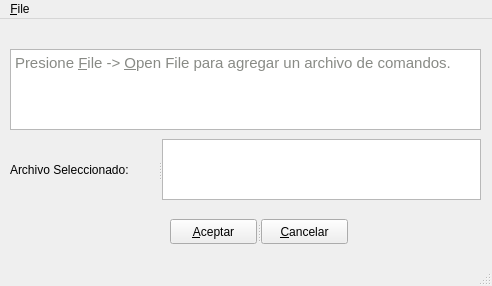
<?xml version="1.0" encoding="UTF-8"?>
<ui version="4.0">
 <class>FileManager</class>
 <widget class="QMainWindow" name="FileManager">
  <property name="geometry">
   <rect>
    <x>0</x>
    <y>0</y>
    <width>492</width>
    <height>286</height>
   </rect>
  </property>
  <property name="windowTitle">
   <string>MainWindow</string>
  </property>
  <widget class="QWidget" name="centralwidget">
   <widget class="QTextEdit" name="textEdit">
    <property name="geometry">
     <rect>
      <x>10</x>
      <y>30</y>
      <width>471</width>
      <height>81</height>
     </rect>
    </property>
    <property name="html">
     <string>&lt;!DOCTYPE HTML PUBLIC &quot;-//W3C//DTD HTML 4.0//EN&quot; &quot;http://www.w3.org/TR/REC-html40/strict.dtd&quot;&gt;
&lt;html&gt;&lt;head&gt;&lt;meta name=&quot;qrichtext&quot; content=&quot;1&quot; /&gt;&lt;style type=&quot;text/css&quot;&gt;
p, li { white-space: pre-wrap; }
&lt;/style&gt;&lt;/head&gt;&lt;body style=&quot; font-family:'Ubuntu'; font-size:11pt; font-weight:400; font-style:normal;&quot;&gt;
&lt;p style=&quot; margin-top:0px; margin-bottom:0px; margin-left:0px; margin-right:0px; -qt-block-indent:0; text-indent:0px;&quot;&gt;&lt;span style=&quot; color:#888a85;&quot;&gt;Presione &lt;/span&gt;&lt;span style=&quot; text-decoration: underline; color:#888a85;&quot;&gt;F&lt;/span&gt;&lt;span style=&quot; color:#888a85;&quot;&gt;ile -&amp;gt; &lt;/span&gt;&lt;span style=&quot; text-decoration: underline; color:#888a85;&quot;&gt;O&lt;/span&gt;&lt;span style=&quot; color:#888a85;&quot;&gt;pen File para agregar un archivo de comandos.&lt;/span&gt;&lt;/p&gt;&lt;/body&gt;&lt;/html&gt;</string>
    </property>
   </widget>
   <widget class="QSplitter" name="splitter">
    <property name="geometry">
     <rect>
      <x>170</x>
      <y>200</y>
      <width>178</width>
      <height>25</height>
     </rect>
    </property>
    <property name="orientation">
     <enum>Qt::Horizontal</enum>
    </property>
    <widget class="QPushButton" name="AceptarF">
     <property name="text">
      <string>&amp;Aceptar</string>
     </property>
    </widget>
    <widget class="QPushButton" name="CancelarF">
     <property name="text">
      <string>&amp;Cancelar</string>
     </property>
    </widget>
   </widget>
   <widget class="QSplitter" name="splitter_2">
    <property name="geometry">
     <rect>
      <x>10</x>
      <y>120</y>
      <width>471</width>
      <height>61</height>
     </rect>
    </property>
    <property name="orientation">
     <enum>Qt::Horizontal</enum>
    </property>
    <widget class="QLabel" name="label">
     <property name="text">
      <string>Archivo Seleccionado:</string>
     </property>
    </widget>
    <widget class="QTextEdit" name="textEdit_2"/>
   </widget>
  </widget>
  <widget class="QMenuBar" name="menubar">
   <property name="geometry">
    <rect>
     <x>0</x>
     <y>0</y>
     <width>492</width>
     <height>22</height>
    </rect>
   </property>
   <widget class="QMenu" name="menu_File">
    <property name="title">
     <string>&amp;File</string>
    </property>
    <addaction name="action_Open_File"/>
   </widget>
   <addaction name="menu_File"/>
  </widget>
  <widget class="QStatusBar" name="statusbar"/>
  <action name="action_Open_File">
   <property name="text">
    <string>&amp;Open File</string>
   </property>
  </action>
 </widget>
 <resources/>
 <connections/>
</ui>
